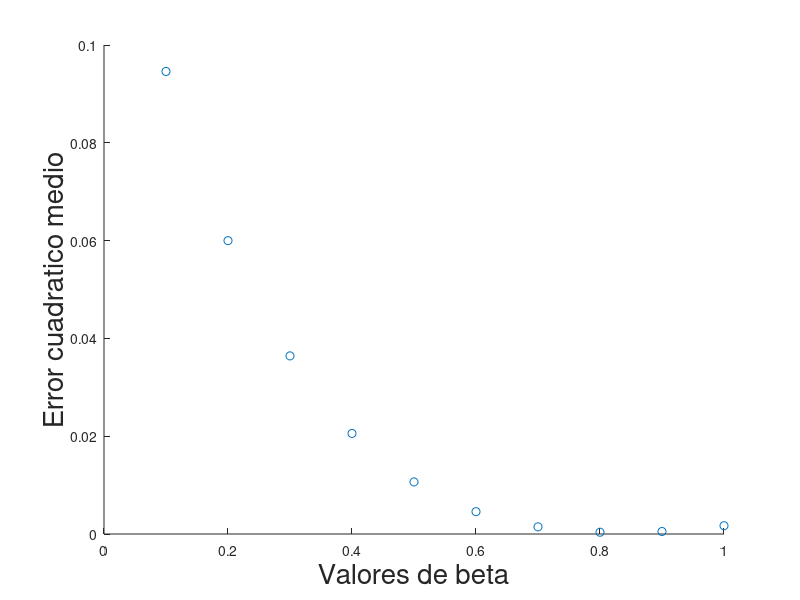
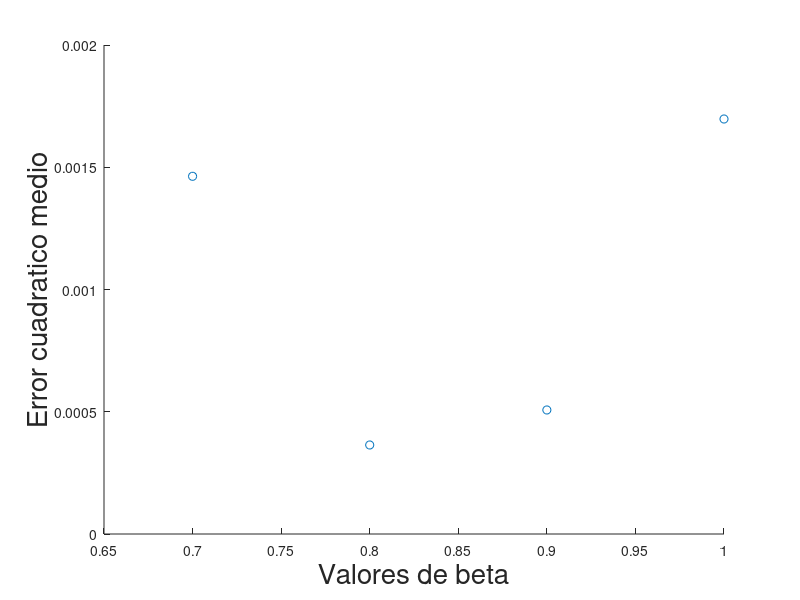
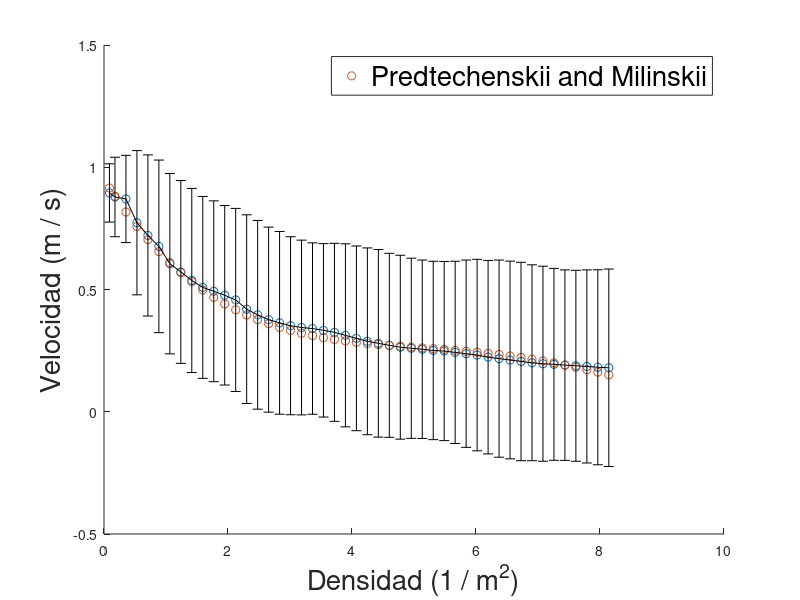

Write MATLAB code to recreate these figures, in order.
load betasSpeed.mat
load betasStd.mat

Densities = [0.088,0.177,0.354,0.531,0.708,0.885,1.062,1.239,1.416,1.593,1.770,1.947,2.124,2.301,2.478,2.655,2.832,3.009,3.186,3.363,3.540,3.717,3.894,4.071,4.248,4.425,4.602,4.779,4.956,5.133,5.310,5.487,5.664,5.841,6.018,6.195,6.372,6.549,6.726,6.903,7.080,7.257,7.434,7.611,7.788,7.965,8.142];
ExpectedSpeed = [0.915,0.881,0.817,0.758,0.704,0.655,0.610,0.569,0.532,0.498,0.468,0.441,0.417,0.396,0.377,0.360,0.345,0.333,0.321,0.312,0.303,0.296,0.290,0.284,0.279,0.275,0.271,0.268,0.264,0.261,0.258,0.255,0.251,0.247,0.243,0.239,0.234,0.228,0.222,0.215,0.208,0.200,0.191,0.182,0.172,0.162,0.151];
Betas = 0.1 : 0.1 : 1.0;


Error = [];
for beta = 1 : 1 : 10
  currentError = 0;
  for i = 1 : 1 : 47
  currentError = currentError + (ExpectedSpeed(i) - BetaMeanSpeed(beta,i)).^ 2;
  endfor
  currentError = currentError / 47;
  Error = [Error, currentError];
endfor

Error
figure(1)
scatter(Betas, Error);
xlabel("Valores de beta", "fontsize", 20);
ylabel("Error cuadratico medio", "fontsize", 20);

print -djpg ./BetaError.jpg;


Betas = [0.7,0.8 0.9 1.0]
Error = [Error(7) Error(8) Error(9) Error(10)]
figure(2)
scatter(Betas, Error);
xlabel("Valores de beta", "fontsize", 20);
ylabel("Error cuadratico medio", "fontsize", 20);

print -djpg ./BetaErrorAcercamiento.jpg;


figure(2)
scatter(Densities, BetaMeanSpeed(8,:));
hold on;

predtechenski = scatter(Densities, ExpectedSpeed)

xlabel("Densidad (1 / m^2)", "fontsize", 20);
ylabel("Velocidad (m / s)", "fontsize", 20);
hold on;
errorbar(Densities, BetaMeanSpeed(8,:), BetaStdSpeed(8,:), "k");
h = legend([predtechenski],"Predtechenskii and Milinskii");
set(h, "fontsize", 20);
print -djpg ./diference.jpg;
